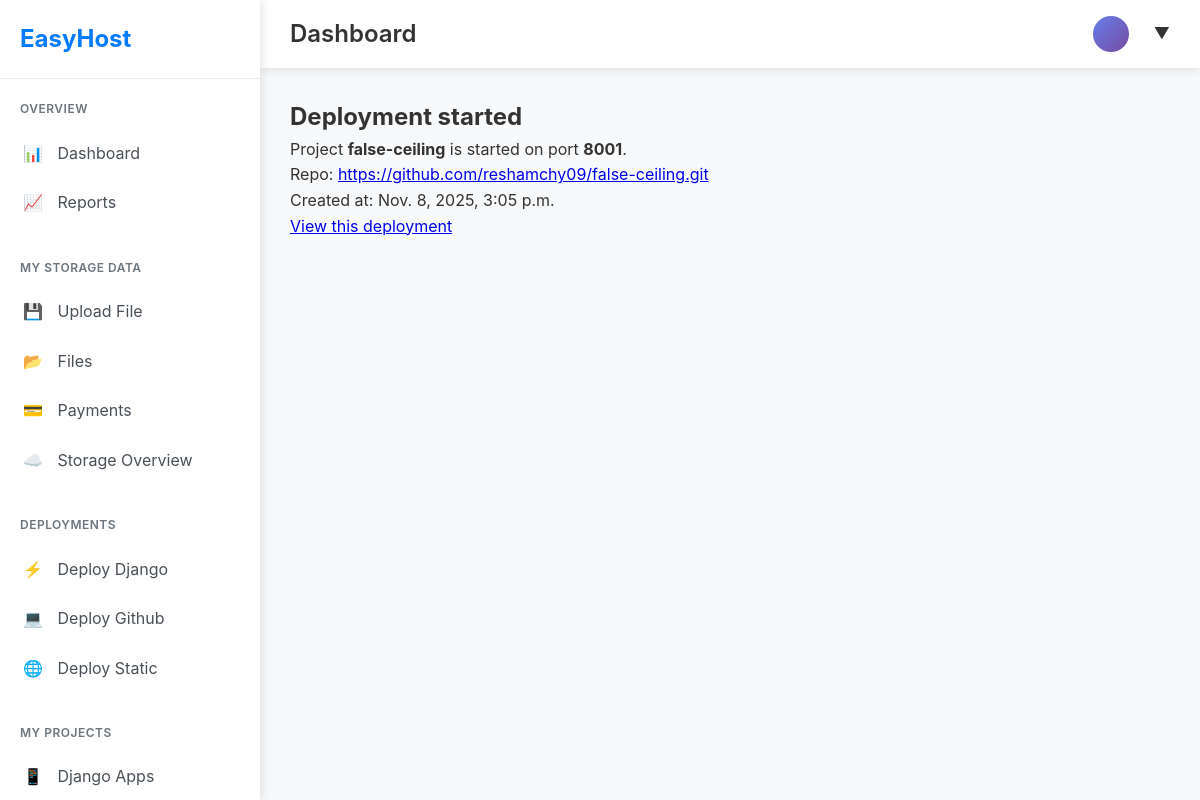
The app's page /success/1/ with its own data.
### app/models.py (models this page shows, shortened)
class DeployedProject(models.Model):
    name = models.CharField(max_length=255)
    repo_url = models.URLField()
    port = models.PositiveIntegerField(unique=True)
    running = models.BooleanField(default=False)
    pid = models.PositiveIntegerField(null=True, blank=True)
    created_at = models.DateTimeField(auto_now_add=True)

### app/views.py (the view)
# urls.py: path("success/<int:pk>/", views.github_success, name="github_success"),
def github_success(request, pk):
    dp = get_object_or_404(DeployedProject, pk=pk)
    return render(request, "github/hosting/deploy_success.html", {"project": dp})

### app/templates/github/hosting/deploy_success.html
{% extends "dashboard_base.html" %}
{% block content %}
  <h2>Deployment started</h2>
  <p>Project <strong>{{ project.name }}</strong> is started on port <strong>{{ project.port }}</strong>.</p>
  <p>Repo: <a href="{{ project.repo_url }}" target="_blank">{{ project.repo_url }}</a></p>
  <p>Created at: {{ project.created_at }}</p>
  <a href="{% url 'github_success' pk=project.pk %}">View this deployment</a>
{% endblock %}

### app/templates/dashboard_base.html (style rules this page uses)
* { margin: 0; padding: 0; box-sizing: border-box; }
body { font-family: -apple-system, BlinkMacSystemFont, 'Segoe UI', Roboto, Oxygen, Ubuntu, Cantarell, sans-serif; background: #f8f9fa; line-height: 1.6; color: #333; }

### records on screen
DeployedProject: name "false-ceiling", port "8001", repo_url "https://github.com/reshamchy09/false-ceiling.git", created_at "Nov. 8, 2025, 3:05 p.m."
